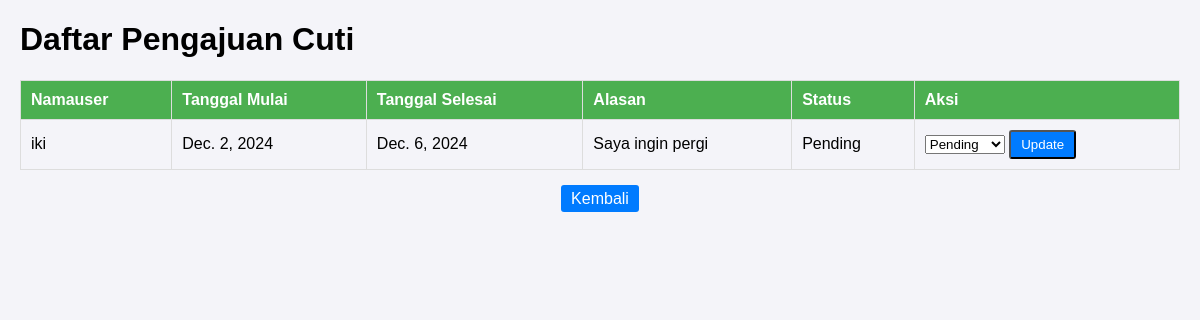
Screenshot of /leave-requests/ (signed in) with the database file from the repository.
### users/models.py (models this page shows, shortened)
class LeaveRequest(models.Model):
    user = models.ForeignKey(User, on_delete=models.CASCADE)
    start_date = models.DateField()
    end_date = models.DateField()
    reason = models.TextField()
    status = models.CharField(
        max_length=20,
        choices=[('Pending', 'Pending'), ('Approved', 'Approved'), ('Rejected', 'Rejected')],
        default='Pending'
    )
    created_at = models.DateTimeField(default=now)

class User(AbstractUser):
    ROLE_CHOICES = [
        ('admin', 'Admin'),
        ('staff', 'Staff'),
    ]
    role = models.CharField(max_length=10, choices=ROLE_CHOICES)
    job_title = models.CharField(
        max_length=30,
        choices=[
            ('Tenaga Administrasi', 'Tenaga Administrasi'),
            ('Petugas Kebersihan', 'Petugas Kebersihan'),
            ('Petugas Keamanan', 'Petugas Keamanan'),
            ('Admin', 'Admin'),
        ],
        blank=True,
        null=True,
    )
    profile_picture = models.ImageField(upload_to='profile_pictures/', blank=True, null=True)

### users/views.py (the view)
# urls.py: path('leave-requests/', views.leave_requests_list, name='leave_requests_list'),
@login_required
def leave_requests_list(request):
    if request.user.role != 'admin':
        messages.error(request, "You do not have permission to access this page.")
        return redirect('staff_dashboard')
    leave_requests = LeaveRequest.objects.all().order_by('-created_at')
    return render(request, 'leave_requests_list.html', {'leave_requests': leave_requests})

### templates/leave_requests_list.html (shortened to what this page needs)
<!DOCTYPE html>
<html lang="en">
<head>
</head>
<body>
    <h1>Daftar Pengajuan Cuti</h1>
    <table>
        <thead>
            <tr>
                <th>Namauser</th>
                <th>Tanggal Mulai</th>
                <th>Tanggal Selesai</th>
                <th>Alasan</th>
                <th>Status</th>
                <th>Aksi</th>
            </tr>
        </thead>
        <tbody>
            {% for leave in leave_requests %}
            <tr>
                <td>{{ leave.user.username }}</td>
                <td>{{ leave.start_date }}</td>
                <td>{{ leave.end_date }}</td>
                <td>{{ leave.reason }}</td>
                <td>{{ leave.status }}</td>
                <td>
                    <form method="post" action="{% url 'update_leave_status' leave.id %}">
                        <select name="status">
                            <option value="Pending" {% if leave.status == 'Pending' %}selected{% endif %}>Pending</option>
                        </select>
                        <button type="submit" class="btn">Update</button>
                    </form>
                </td>
            </tr>
            {% empty %}
            <tr>
                <td colspan="6" style="text-align: center;">No leave requests found.</td>
            </tr>
            {% endfor %}
        </tbody>
    </table>
    <div style="text-align: center; margin-top: 20px;">
        <a href="{% url 'admin_dashboard' %}" class="btn">Kembali</a>
    </div>
</body>
</html>

### templates/leave_requests_list.html (style rules this page uses)
body { font-family: Arial, sans-serif; margin: 20px; background-color: #f4f4f9; }
table { width: 100%; border-collapse: collapse; margin-top: 20px; }
th, td { padding: 10px; border: 1px solid #ddd; text-align: left; }
th { background-color: #4CAF50; color: white; }
.btn { padding: 5px 10px; text-decoration: none; color: white; background-color: #007BFF; border-radius: 3px; }

### rows the page displays
LeaveRequest: user.username "iki", start_date "Dec. 2, 2024", end_date "Dec. 6, 2024", reason "Saya ingin pergi", status "Pending"
